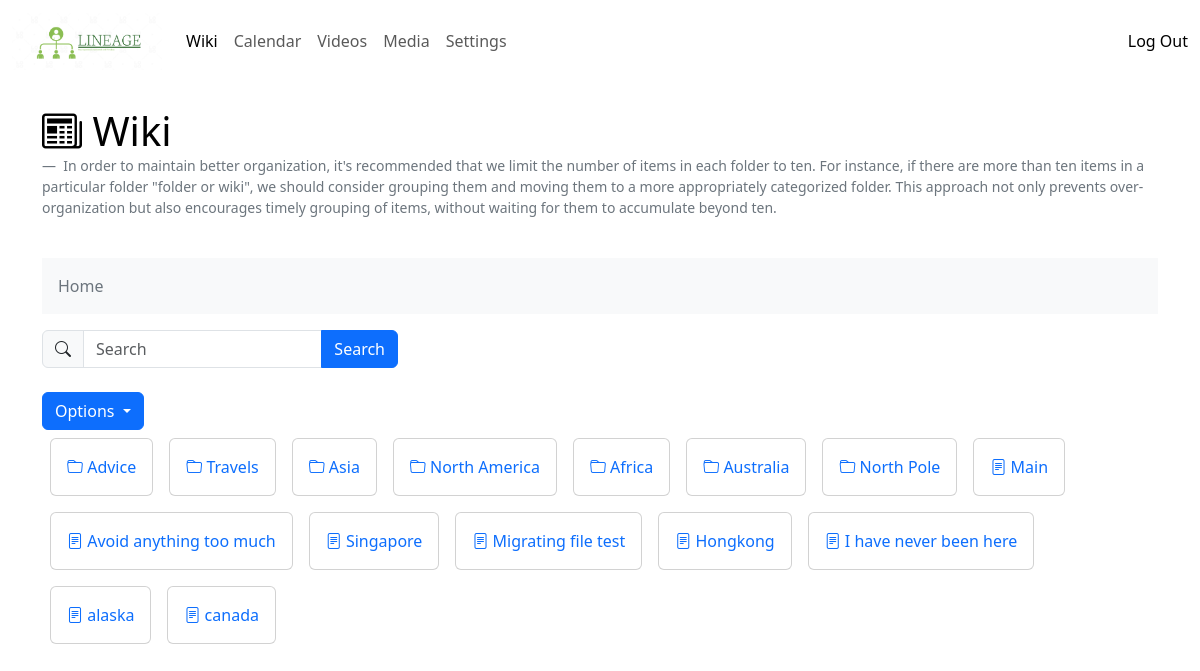
/wiki/search/ (signed in), run on an earlier commit of the app's database.
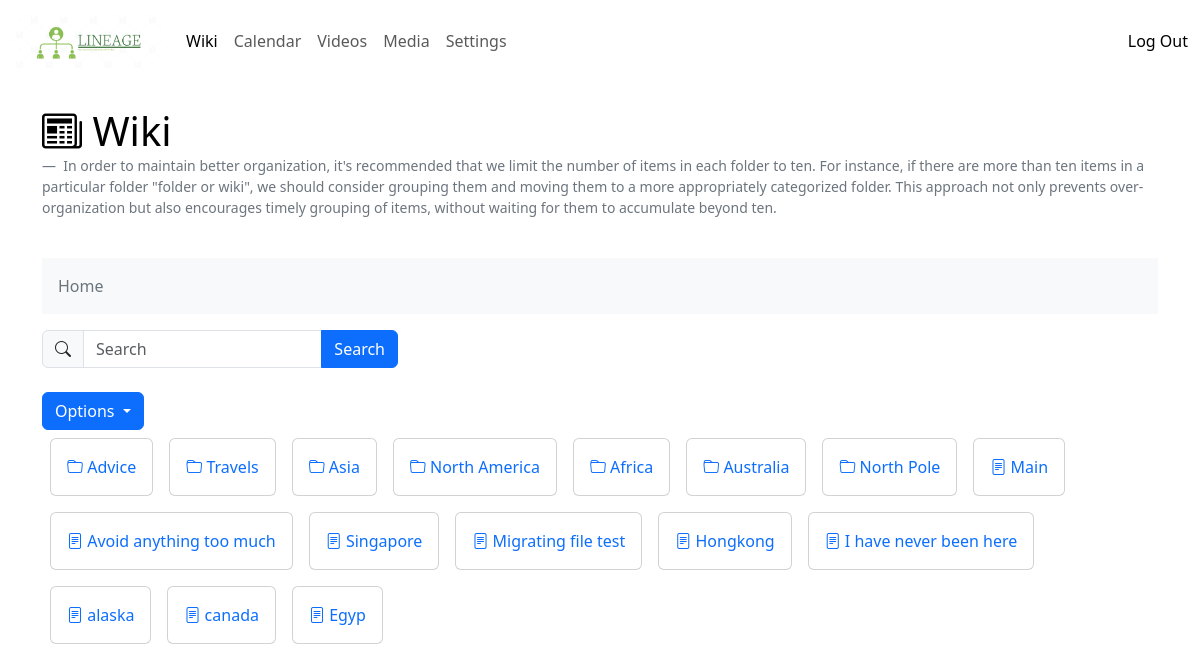
And on a later commit of the database.
### wiki/models.py (models this page shows, shortened)
class WikiFolder(models.Model):
    name = models.CharField(unique=True, max_length=255)
    folder_id = models.IntegerField()
    created_by = models.IntegerField()
    created_at = models.DateTimeField(auto_now_add=True)
    updated_by = models.IntegerField()
    updated_at = models.DateTimeField(auto_now_add=True)
    deleted_at = models.DateTimeField(null=True, blank=True)

class WikiContent(models.Model):
    title = models.CharField(unique=True, max_length=255)
    content = models.TextField()
    folder_id = models.IntegerField()
    created_by = models.IntegerField()
    created_at = models.DateTimeField(auto_now_add=True)
    updated_by = models.IntegerField()
    updated_at = models.DateTimeField(auto_now_add=True)
    deleted_at = models.DateTimeField(null=True, blank=True)

### wiki/views.py (the view)
# urls.py: path('search/', views.wiki_search, name='wiki search'),
@login_required(login_url='/')
def wiki_search(request):
    query = request.GET.get('search', '')
    wiki_folders = WikiFolder.objects.filter(name__icontains=query.lower())
    wikis = WikiContent.objects.filter(
        Q(title__icontains=query.lower()) |
        Q(content__icontains=query.lower())
    )
    context = {
        'wiki_folders': wiki_folders,
        'wikis': wikis,
        'folder_id': 0
    }
    return render(request, 'wiki/wiki_home.html', context)

### wiki/templates/wiki/wiki_home.html (shortened to what this page needs)
{% extends "base.html" %}
{% block content %}
    {% load static %}
    <link rel="stylesheet" href="{% static 'wiki/style.css' %}">
    <h1>
        <a class="header-link" href="{% url 'wiki home' %}">
            <i class="bi bi-newspaper"></i>
            Wiki
        </a>
    </h1>
    <p>
        <figcaption class="blockquote-footer">
            In order to maintain better organization, it's recommended that we limit the number of items in each folder to ten. For instance, if there are more than ten items in a particular folder "folder or wiki", we should consider grouping them and moving them to a more appropriately categorized folder. This approach not only prevents over-organization but also encourages timely grouping of items, without waiting for them to accumulate beyond ten.
        </figcaption>
    </p>
    <nav aria-label="breadcrumb">
        <ol class="breadcrumb text-bg-light p-3">
            <li class="breadcrumb-item">
                {% if trail|length == 0 %}
                    <span class="text-secondary">Home</span>
                {% else %}
                    <a href="{% url 'wiki home' %}">Home</a>
                {% endif %}
            </li>
        </ol>
    </nav>
    <div class="row">
        <div class="col-md-4">
            <form action="{% url 'wiki search' %}" method="get">
                <div class="input-group">
                    <span class="input-group-text">
                        <i class="bi bi-search"></i>
                    </span>
                    <input type="text" class="form-control" name="search" placeholder="Search" aria-label="Search">
                    <button type="submit" class="btn btn-primary">Search</button>
                </div>
            </form>
        </div>
      <div class="col-md-8"></div>
    </div>
    <br/>
    <div class="dropdown">
        <button type="button" class="btn btn-primary dropdown-toggle" data-bs-toggle="dropdown" aria-expanded="false">
            Options
        </button>
    </div>
    {% for folder in wiki_folders %}
        <div class="card float-md-start m-2">
            <div class="card-body">
                <a href="{% url 'wiki folder' folder.id %}" class="text-decoration-none">
                    <i class="bi bi-folder"></i>
                    {{ folder.name }}
                </a>
            </div>
        </div>
    {% endfor %}
    {% for wiki in wikis %}
        <div class="card float-md-start m-2">
            <div class="card-body">
                <a href="{% url 'wiki page' wiki.id %}" class="text-decoration-none">
                    <i class="bi bi-file-text"></i>
                    {{ wiki.title }}
                </a>
            </div>
        </div>
    {% endfor %}
{% endblock %}

### templates/base.html (shortened to what this page needs)
<!doctype html>
<html lang="en">
  <head>
    <link href="https://cdn.jsdelivr.net/npm/bootstrap@5.3.0-alpha1/dist/css/bootstrap.min.css" rel="stylesheet">
    <link rel="stylesheet" href="https://cdn.jsdelivr.net/npm/bootstrap-icons@1.10.3/font/bootstrap-icons.css">
    {% load static %}
    <link rel="stylesheet" href="{% static 'lineage/style.css' %}">
  </head>
  <body>
    <nav class="navbar navbar-expand-lg bg-white">
        <div class="container-fluid">
        <a class="navbar-brand" href="{% url 'wiki home' %}">
            <img class="logo-sm" src="{% static 'lineage/logo-white.png' %}" alt="My Logo">
        </a>
        <div class="collapse navbar-collapse" id="navbarSupportedContent">
            {% if user.is_authenticated %}
            <ul class="navbar-nav me-auto mb-2 mb-lg-0">
                <li class="nav-item">
                    <a class="nav-link active" aria-current="page" href="{% url 'wiki home' %}">Wiki</a>
                </li>
                <li class="nav-item">
                    <a class="nav-link" aria-current="page" href="#">Calendar</a>
                </li>
                <li class="nav-item">
                    <a class="nav-link" aria-current="page" href="#">Videos</a>
                </li>
                <li class="nav-item">
                    <a class="nav-link" aria-current="page" href="#">Media</a>
                </li>
                <li class="nav-item">
                    <a class="nav-link" aria-current="page" href="{% url 'home' %}">Settings</a>
                </li>
            </ul>
            <span class="navbar-text">
                <a class="nav-link" href="{% url 'logout' %}">Log Out</a>
            </span>
            {% endif %}
        </div>
        </div>
    </nav>
    <br>
    <div class="container text-center">
        <div class="row">
            <div class="col-lg-12 text-start">
                <div>
                    {% block content %}{% endblock %}
                </div>
            </div>
        </div>
    </div>
</body>
</html>

### static/lineage/style.css (style rules this page uses)
.logo-sm { width: 150px; }

### wiki/static/wiki/style.css (style rules this page uses)
.header-link { color: black; text-decoration: none; }
.navbar-brand { color: green; }

What changed in the data, as far as the page shows it:
added WikiContent: title "Egyp"
